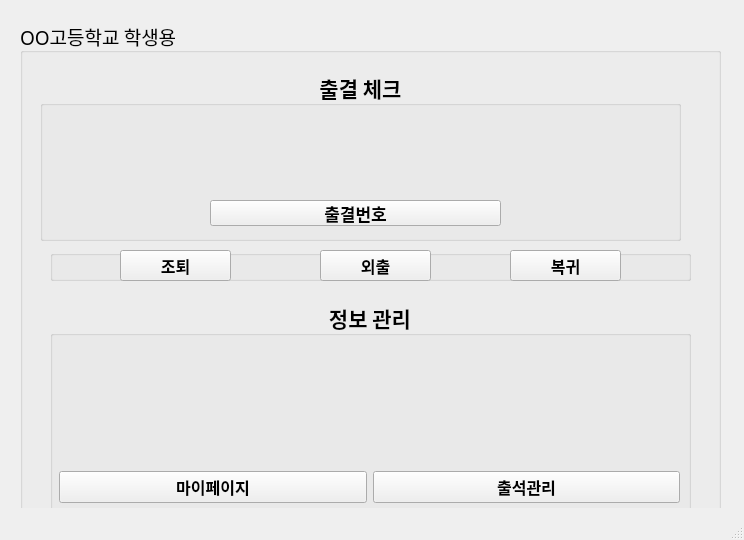
<?xml version="1.0" encoding="UTF-8"?>
<ui version="4.0">
 <class>MainWindow</class>
 <widget class="QMainWindow" name="MainWindow">
  <property name="geometry">
   <rect>
    <x>0</x>
    <y>0</y>
    <width>744</width>
    <height>540</height>
   </rect>
  </property>
  <property name="font">
   <font>
    <family>D2Coding</family>
    <pointsize>14</pointsize>
    <weight>75</weight>
    <bold>true</bold>
   </font>
  </property>
  <property name="windowTitle">
   <string>OO고등학교 출결관리앱</string>
  </property>
  <property name="animated">
   <bool>false</bool>
  </property>
  <widget class="QWidget" name="centralwidget">
   <widget class="QWidget" name="verticalLayoutWidget">
    <property name="geometry">
     <rect>
      <x>20</x>
      <y>20</y>
      <width>701</width>
      <height>501</height>
     </rect>
    </property>
    <layout class="QVBoxLayout" name="verticalLayout">
     <item>
      <layout class="QHBoxLayout" name="horizontalLayout">
       <item>
        <widget class="QGroupBox" name="groupBox">
         <property name="font">
          <font>
           <weight>50</weight>
           <bold>false</bold>
          </font>
         </property>
         <property name="contextMenuPolicy">
          <enum>Qt::CustomContextMenu</enum>
         </property>
         <property name="layoutDirection">
          <enum>Qt::LeftToRight</enum>
         </property>
         <property name="autoFillBackground">
          <bool>false</bool>
         </property>
         <property name="title">
          <string>OO고등학교 학생용</string>
         </property>
         <property name="alignment">
          <set>Qt::AlignLeading|Qt::AlignLeft|Qt::AlignVCenter</set>
         </property>
         <property name="flat">
          <bool>false</bool>
         </property>
         <property name="checkable">
          <bool>false</bool>
         </property>
         <widget class="QGroupBox" name="groupBox_2">
          <property name="geometry">
           <rect>
            <x>20</x>
            <y>50</y>
            <width>641</width>
            <height>171</height>
           </rect>
          </property>
          <property name="font">
           <font>
            <pointsize>16</pointsize>
            <weight>75</weight>
            <bold>true</bold>
           </font>
          </property>
          <property name="title">
           <string>출결 체크</string>
          </property>
          <property name="alignment">
           <set>Qt::AlignCenter</set>
          </property>
          <property name="flat">
           <bool>false</bool>
          </property>
          <property name="checkable">
           <bool>false</bool>
          </property>
          <widget class="QWidget" name="horizontalLayoutWidget_3">
           <property name="geometry">
            <rect>
             <x>170</x>
             <y>30</y>
             <width>291</width>
             <height>91</height>
            </rect>
           </property>
           <layout class="QHBoxLayout" name="horizontalLayout_3"/>
          </widget>
          <widget class="QPushButton" name="pushButton_2">
           <property name="geometry">
            <rect>
             <x>170</x>
             <y>130</y>
             <width>291</width>
             <height>26</height>
            </rect>
           </property>
           <property name="font">
            <font>
             <pointsize>13</pointsize>
             <weight>75</weight>
             <bold>true</bold>
            </font>
           </property>
           <property name="text">
            <string>출결번호</string>
           </property>
          </widget>
          <widget class="QLabel" name="label_2">
           <property name="geometry">
            <rect>
             <x>170</x>
             <y>30</y>
             <width>289</width>
             <height>89</height>
            </rect>
           </property>
           <property name="text">
            <string/>
           </property>
           <property name="pixmap">
            <pixmap>../image/다운로드 (6).png</pixmap>
           </property>
           <property name="alignment">
            <set>Qt::AlignCenter</set>
           </property>
          </widget>
         </widget>
         <widget class="QGroupBox" name="groupBox_3">
          <property name="geometry">
           <rect>
            <x>30</x>
            <y>230</y>
            <width>641</width>
            <height>31</height>
           </rect>
          </property>
          <property name="title">
           <string/>
          </property>
          <widget class="QPushButton" name="pushButton_3">
           <property name="geometry">
            <rect>
             <x>70</x>
             <y>0</y>
             <width>111</width>
             <height>31</height>
            </rect>
           </property>
           <property name="font">
            <font>
             <pointsize>12</pointsize>
             <weight>75</weight>
             <bold>true</bold>
            </font>
           </property>
           <property name="text">
            <string>조퇴</string>
           </property>
          </widget>
          <widget class="QPushButton" name="pushButton_4">
           <property name="geometry">
            <rect>
             <x>270</x>
             <y>0</y>
             <width>111</width>
             <height>31</height>
            </rect>
           </property>
           <property name="font">
            <font>
             <pointsize>12</pointsize>
             <weight>75</weight>
             <bold>true</bold>
            </font>
           </property>
           <property name="text">
            <string>외출</string>
           </property>
          </widget>
          <widget class="QPushButton" name="pushButton_5">
           <property name="geometry">
            <rect>
             <x>460</x>
             <y>0</y>
             <width>111</width>
             <height>31</height>
            </rect>
           </property>
           <property name="font">
            <font>
             <pointsize>12</pointsize>
             <weight>75</weight>
             <bold>true</bold>
            </font>
           </property>
           <property name="text">
            <string>복귀</string>
           </property>
          </widget>
         </widget>
         <widget class="QGroupBox" name="groupBox_4">
          <property name="geometry">
           <rect>
            <x>30</x>
            <y>280</y>
            <width>641</width>
            <height>221</height>
           </rect>
          </property>
          <property name="font">
           <font>
            <pointsize>16</pointsize>
            <weight>75</weight>
            <bold>true</bold>
           </font>
          </property>
          <property name="title">
           <string>정보 관리</string>
          </property>
          <property name="alignment">
           <set>Qt::AlignCenter</set>
          </property>
          <widget class="QWidget" name="horizontalLayoutWidget">
           <property name="geometry">
            <rect>
             <x>9</x>
             <y>39</y>
             <width>621</width>
             <height>131</height>
            </rect>
           </property>
           <layout class="QHBoxLayout" name="horizontalLayout_4">
            <item>
             <widget class="QLabel" name="label_3">
              <property name="text">
               <string/>
              </property>
              <property name="pixmap">
               <pixmap>../image/4543148.png</pixmap>
              </property>
              <property name="alignment">
               <set>Qt::AlignCenter</set>
              </property>
             </widget>
            </item>
            <item>
             <widget class="QLabel" name="label_5">
              <property name="text">
               <string/>
              </property>
              <property name="pixmap">
               <pixmap>../../../Users/Admin/Downloads/attendance (2).png</pixmap>
              </property>
              <property name="alignment">
               <set>Qt::AlignCenter</set>
              </property>
             </widget>
            </item>
           </layout>
          </widget>
          <widget class="QWidget" name="horizontalLayoutWidget_4">
           <property name="geometry">
            <rect>
             <x>9</x>
             <y>170</y>
             <width>621</width>
             <height>34</height>
            </rect>
           </property>
           <layout class="QHBoxLayout" name="horizontalLayout_5">
            <item>
             <widget class="QPushButton" name="pushButton_8">
              <property name="font">
               <font>
                <pointsize>12</pointsize>
               </font>
              </property>
              <property name="text">
               <string>마이페이지</string>
              </property>
             </widget>
            </item>
            <item>
             <widget class="QPushButton" name="pushButton_6">
              <property name="font">
               <font>
                <pointsize>12</pointsize>
               </font>
              </property>
              <property name="text">
               <string>출석관리</string>
              </property>
             </widget>
            </item>
           </layout>
          </widget>
         </widget>
        </widget>
       </item>
      </layout>
     </item>
    </layout>
   </widget>
  </widget>
  <widget class="QStatusBar" name="statusbar"/>
 </widget>
 <resources/>
 <connections/>
</ui>
